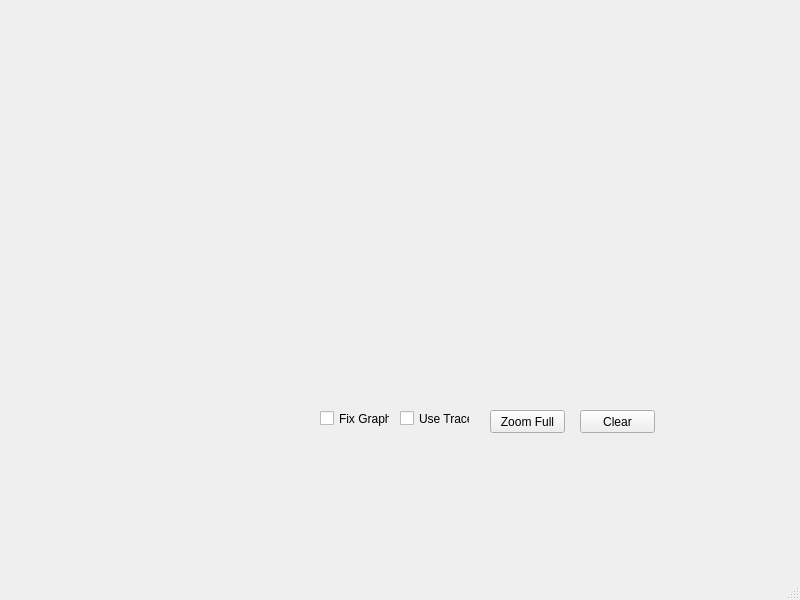
<?xml version="1.0" encoding="UTF-8"?>
<ui version="4.0">
 <class>MainWindow</class>
 <widget class="QMainWindow" name="MainWindow">
  <property name="geometry">
   <rect>
    <x>0</x>
    <y>0</y>
    <width>800</width>
    <height>600</height>
   </rect>
  </property>
  <property name="windowTitle">
   <string>Qt Serial Plotter</string>
  </property>
  <widget class="QWidget" name="centralwidget">
   <widget class="QCustomPlot" name="plot" native="true">
    <property name="geometry">
     <rect>
      <x>70</x>
      <y>70</y>
      <width>661</width>
      <height>331</height>
     </rect>
    </property>
   </widget>
   <widget class="QPushButton" name="btn_clear">
    <property name="geometry">
     <rect>
      <x>580</x>
      <y>410</y>
      <width>75</width>
      <height>23</height>
     </rect>
    </property>
    <property name="text">
     <string>Clear</string>
    </property>
   </widget>
   <widget class="QPushButton" name="btn_zoomFull">
    <property name="geometry">
     <rect>
      <x>490</x>
      <y>410</y>
      <width>75</width>
      <height>23</height>
     </rect>
    </property>
    <property name="text">
     <string>Zoom Full</string>
    </property>
   </widget>
   <widget class="QCheckBox" name="checkBox_useTracer">
    <property name="geometry">
     <rect>
      <x>400</x>
      <y>410</y>
      <width>70</width>
      <height>17</height>
     </rect>
    </property>
    <property name="text">
     <string>Use Tracer</string>
    </property>
   </widget>
   <widget class="QCheckBox" name="checkBox_fixGraph">
    <property name="geometry">
     <rect>
      <x>320</x>
      <y>410</y>
      <width>70</width>
      <height>17</height>
     </rect>
    </property>
    <property name="text">
     <string>Fix Graph</string>
    </property>
    <property name="checked">
     <bool>false</bool>
    </property>
   </widget>
  </widget>
  <widget class="QMenuBar" name="menubar">
   <property name="geometry">
    <rect>
     <x>0</x>
     <y>0</y>
     <width>800</width>
     <height>21</height>
    </rect>
   </property>
  </widget>
  <widget class="QStatusBar" name="statusBar"/>
 </widget>
 <customwidgets>
  <customwidget>
   <class>QCustomPlot</class>
   <extends>QWidget</extends>
   <header>qcustomplot/qcustomplot.h</header>
   <container>1</container>
  </customwidget>
 </customwidgets>
 <resources/>
 <connections/>
</ui>
